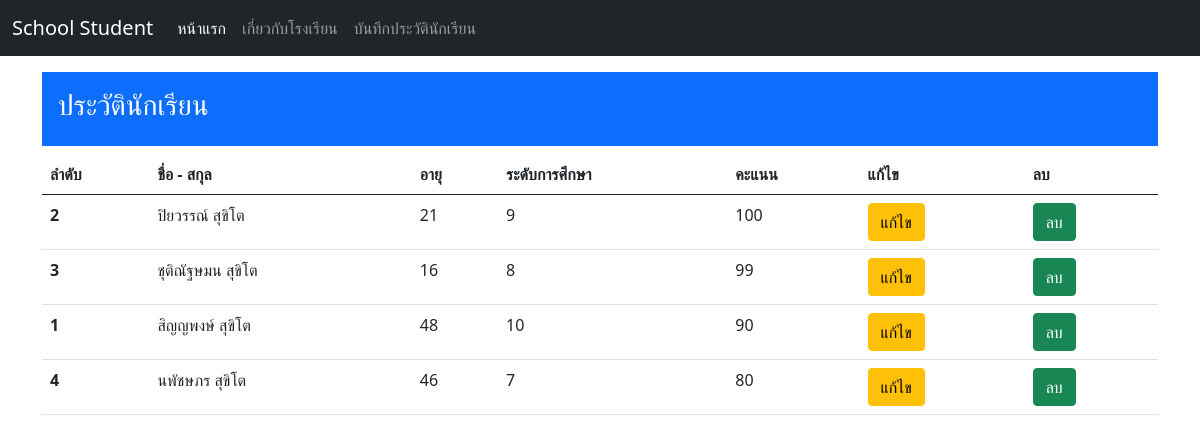
The page / on the database its author committed.
### personal/models.py (models this page shows, shortened)
class Personal(models.Model):
    first_name = models.CharField(max_length=100)
    last_name = models.CharField(max_length=100)
    age = models.IntegerField()
    grade = models.CharField(max_length=100)
    score = models.IntegerField()
    date = models.DateField(auto_now_add=True)

### personal/views.py (the view)
# urls.py: path('', views.home, name="home"),
def home(request):
    personals = Personal.objects.all().order_by('-score')
    return render(request, 'home.html', {'personals':personals})

### personal/templates/home.html (shortened to what this page needs)
{% extends 'base.html' %}
{% block content %}
<div class="p-3 mb-2 bg-primary text-white">
    <h3>ประวัตินักเรียน</h3>
</div>
    <table class="table">
        <thead>
          <tr>
            <th scope="col">ลำดับ</th>
            <th scope="col">ชื่อ - สกุล</th>
            <th scope="col">อายุ</th>
            <th scope="col">ระดับการศึกษา</th>
            <th scope="col">คะแนน</th>
            <th scope="col">แก้ไข</th>
            <th scope="col">ลบ</th>
          </tr>
        </thead>
        <tbody>
        {% for personal in personals %}
          <tr>
            <th scope="row">{{ personal.id }}</th>
            <td>{{ personal.first_name }} {{ personal.last_name }}</td>
            <td>{{ personal.age }}</td>
            <td>{{ personal.grade }}</td>
            <td>{{ personal.score }}</td>
            <td><a href="{% url 'edit' personal.id %}" class="btn btn-warning">แก้ไข</a></td>
            <td><a href="{% url 'delete' personal.id %}" class="btn btn-success"
                 onclick="return confirm('ต้องการลบ{{personal.first_name}}หรือไม่')">ลบ</a></td>
          </tr>
        {% endfor %}
        </tbody>
      </table>
{% endblock content %}

### personal/templates/base.html (shortened to what this page needs)
<!doctype html>
<html lang="en">
  <head>
    <link href="https://cdn.jsdelivr.net/npm/bootstrap@5.0.2/dist/css/bootstrap.min.css" rel="stylesheet">
  </head>
  <body>
    {% include 'navbar.html' %}
    <div class="container my-3">
        {% block content %}
        {% endblock content %}
    </div>
  </body>
</html>

### personal/templates/navbar.html (shortened to what this page needs)
  <nav class="navbar navbar-expand-lg navbar-dark bg-dark">
    <div class="container-fluid">
      <a class="navbar-brand" href="{% url 'home' %}">School Student</a>
      <div class="collapse navbar-collapse" id="navbarNavAltMarkup">
        <div class="navbar-nav">
          <a class="nav-link active" aria-current="page" href="{% url 'home' %}">หน้าแรก</a>
          <a class="nav-link" href="{% url 'about' %}">เกี่ยวกับโรงเรียน</a>
          <a class="nav-link" href="{% url 'form' %}">บันทึกประวัตินักเรียน</a>
        </div>
      </div>
    </div>
  </nav>

### rows shown on the page
Personal: id "2", first_name "ปิยวรรณ์", last_name "สุขิโต", age "21", grade "9", score "100"
Personal: id "3", first_name "ชุติณัฐษมน", last_name "สุขิโต", age "16", grade "8", score "99"
Personal: id "1", first_name "สิญญพงษ์", last_name "สุขิโต", age "48", grade "10", score "90"
Personal: id "4", first_name "นพัชษภร", last_name "สุขิโต", age "46", grade "7", score "80"
